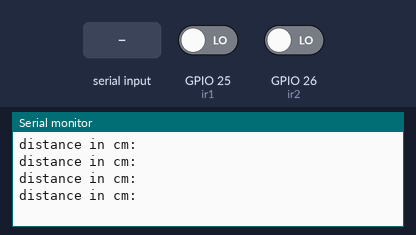
Simulated run of this sketch. Board: ESP32. On the bench: the last lines printed to the serial monitor. The test bench sets the inputs (shaded band); at power-on: GPIO 25 (ir1) LOW, GPIO 26 (ir2) LOW.

Above: at 15.8 s.
15.9 s: "90,45\n" received over Serial
At 21.5 s:
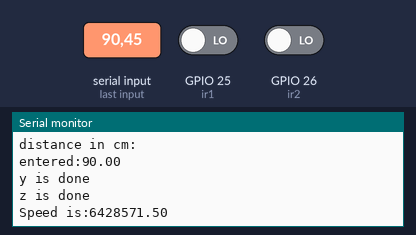
23.4 s: "30,150\n" received over Serial
At 34.5 s:
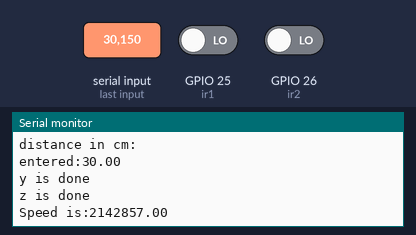

The sketch:

ir_speed_detection_esp32.ino
```cpp
#define ir1 25
#define ir2 26
unsigned long starttime;
unsigned long endtime;
float distance;

void setup() {
  // put your setup code here, to run once:
  Serial.begin(9600);
  pinMode(ir1,INPUT);
  pinMode(ir2,INPUT);
}

void loop() {
  // put your main code here, to run repeatedly:
  Serial.println("distance in cm:");
  delay(5000);
  if (Serial.available()>0){
    distance= Serial.parseInt();
    Serial.print("entered:");
    Serial.println(distance);
  }
  while (distance!=0){
    int Y=digitalRead(ir1);
    if (Y==LOW){
      Serial.println("y is done");
      starttime=micros();
      int Z=digitalRead(ir2);
      while (Z==HIGH){
        Z=digitalRead(ir2);
      }
      endtime=micros();
      Serial.println("z is done");
      unsigned long microtime= endtime-starttime;
      float time= float(microtime)/1000000.0;
      float speed= distance/time;
      Serial.print("Speed is:");
      Serial.println(speed);
      distance=0;
      }
    delay(2000);

  }

}
```

Measured:
- after the input at 15.9 s, the serial monitor: prints a new line after 4.1 s (image 1)
- after the input at 23.4 s, the serial monitor: prints a new line after 10.6 s (image 2)
